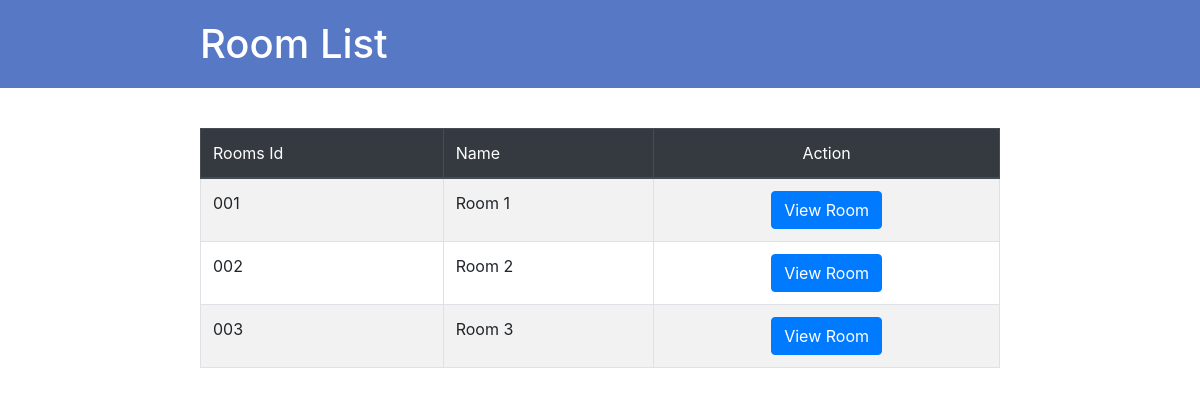
/chat/room/list/, run on an earlier commit of the app's database.
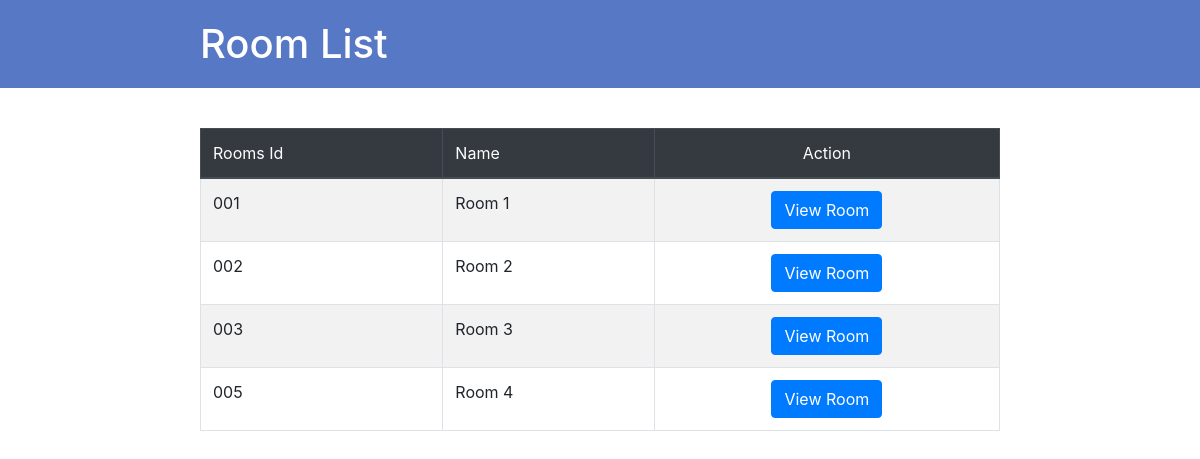
And on a later commit of the database.
### chat/models.py (models this page shows, shortened)
class Room(models.Model):
    title = models.CharField(max_length=255)
    staff_only = models.BooleanField(default=False)

### chat/views.py (the view)
# urls.py: path('room/list/', views.Rooms.as_view(), name='room'),
class Rooms(TemplateView):
    template_name = 'rooms/rooms.html'
    def get_context_data(self, **kwargs):
        context = super(
            Rooms, self).get_context_data(**kwargs)
        rooms = Room.objects.all()
        context.update({
            'rooms': rooms,
        })
        return context

### templates/rooms/rooms.html (shortened to what this page needs)
{% extends "base.html" %}
{% block header_text %}Room List{% endblock %}
{% block content %}
<table class="table align-items-center table-striped table-bordered table-hover">
    <thead class="thead-dark">
    <tr>
        <th>Rooms Id</th>
        <th>Name</th>
        <th class="text-center">Action</th>
    </tr>
    </thead>
    <tbody>
    {% for room in rooms %}
        <tr>
            <td>{{room.id|stringformat:"03d"}}</td>
            <td>{{room.title|title}}</td>
            <td class="text-center">
                <a class="btn btn-primary" href="{% url 'chat:room_detail' pk=room.id %}">View Room</a>
            </td>
        </tr>
    {% endfor %}
    </tbody>
</table>
{% endblock %}

What changed in the data, as far as the page shows it:
added Room: id "005", title "Room 4"
